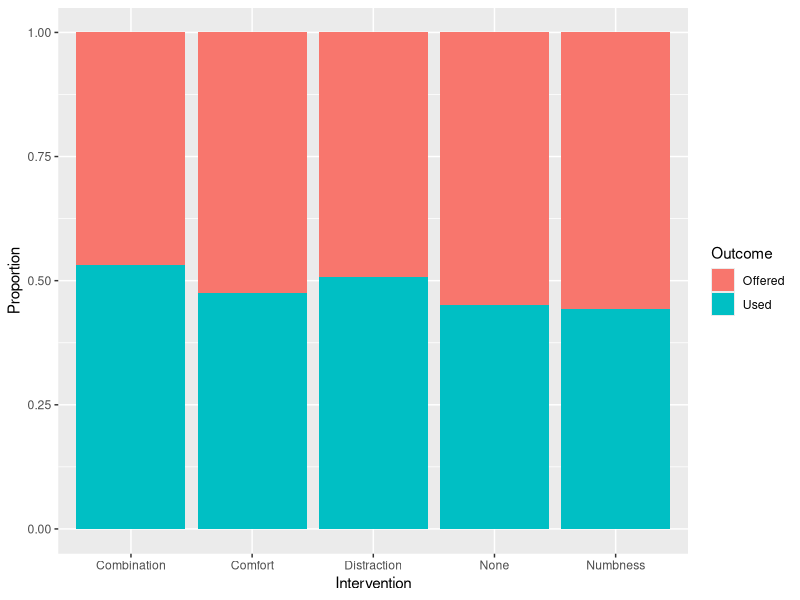

Generate this figure with R:
## ---- chunk 1

## brilliant code goes here.

library(tidyverse)

PropUsed<-matrix(c(178,146,99,79,77,79,21,19,52,59),nrow=5,byrow=T)
colnames(PropUsed)<-c("Offered","Used")
rownames(PropUsed)<-c("None","Numbness","Distraction","Comfort","Combination")
PropUsed
addmargins(prop.table(PropUsed))

PropUsed_df<- cbind(as_tibble(prop.table(PropUsed)), 
                                Intervention = c("None","Numbness","Distraction","Comfort","Combination"))

PropUsed_df <- PropUsed_df %>% 
  pivot_longer(!Intervention, names_to = "Outcome", values_to = "Proportion")

PropUsed_df

ggplot(PropUsed_df, aes(x = Intervention, y = Proportion, fill = Outcome)) +
  geom_bar(stat = "identity", position = 'fill')

chisq.test(PropUsed)

